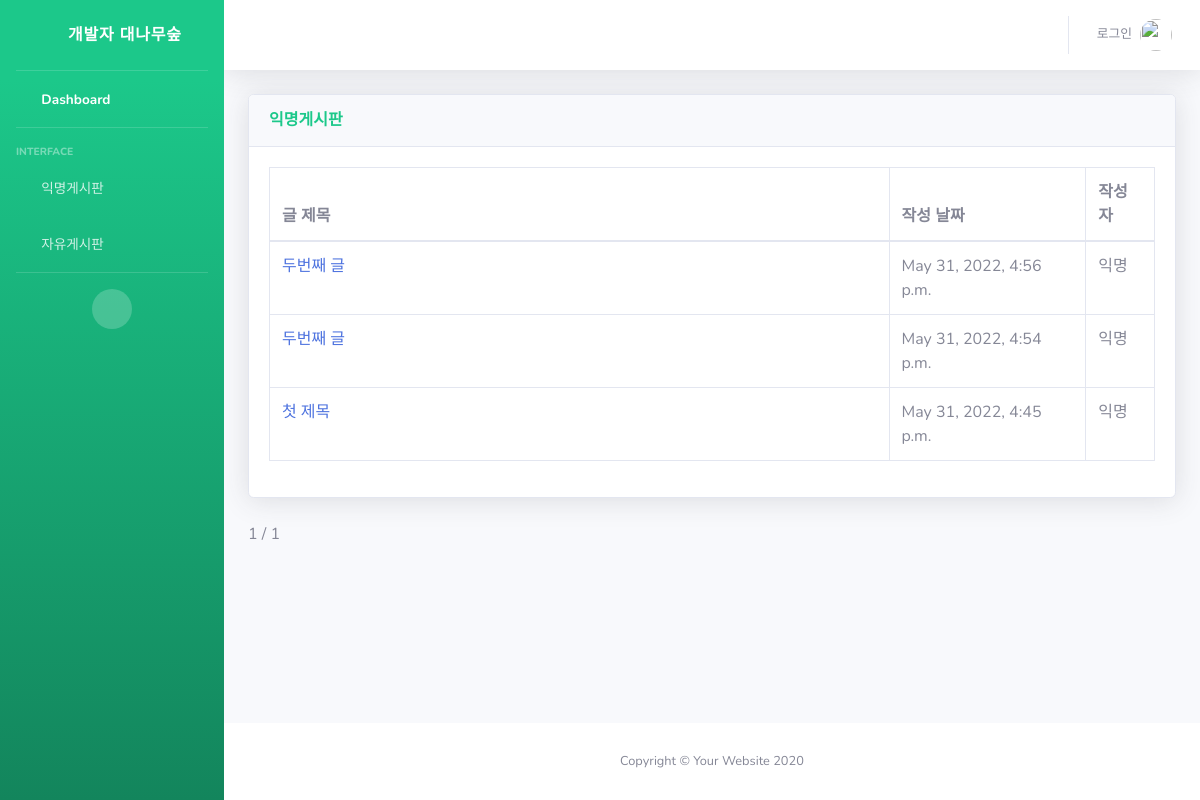
Before: / with the older database file.
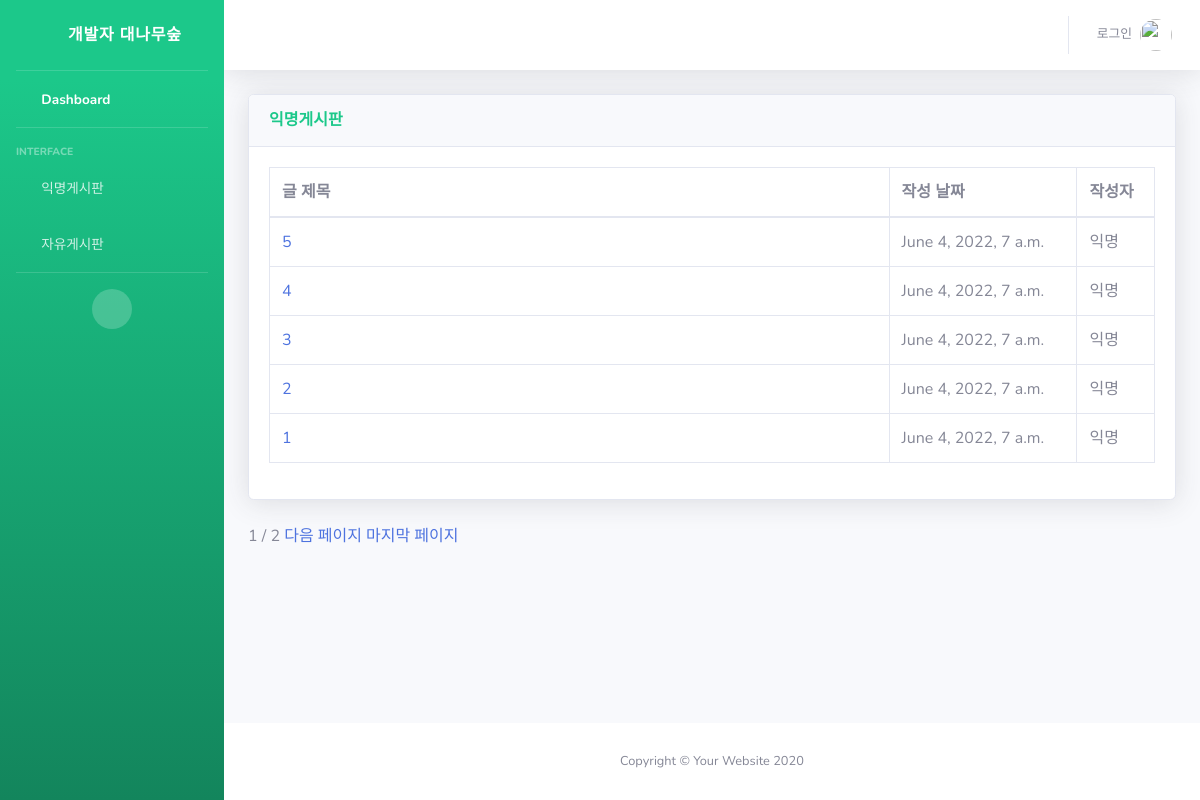
After: the same page with the newer database file.
### snsapp/models.py (models this page shows, shortened)
class Post(models.Model):
    title = models.CharField(max_length=200)
    body = models.TextField()
    date = models.DateTimeField(auto_now_add=True)

### snsapp/views.py (the view)
# urls.py: 2. Add a URL to urlpatterns:  path('', views.home, name='home')
def home(request):
    posts = Post.objects.filter().order_by('-date')
    paginator=Paginator(posts,5)
    pagenum=request.GET.get("page")
    posts = paginator.get_page(pagenum)
    return render(request, 'index.html', {'posts':posts})

### snsapp/templates/index.html (shortened to what this page needs)
{% extends 'base.html' %} {% block content %}
<div class="card shadow mb-4">
  <div class="card-header py-3">
    <h6 class="m-0 font-weight-bold text-success">익명게시판</h6>
  </div>
  <div class="card-body">
    <div class="table-responsive">
      <table
        class="table table-bordered"
        id="dataTable"
        width="100%"
        cellspacing="0"
      >
        <thead>
          <tr>
            <th width="70%">글 제목</th>
            <th>작성 날짜</th>
            <th>작성자</th>
          </tr>
        </thead>
        <tbody>
          {% for post in posts %}
          <tr>
            <td><a href="{% url 'detail' post.id %}">{{ post.title }}</a></td>
            <td>{{ post.date }}</td>
            <td>익명</td>
          </tr>
          {% endfor %}
        </tbody>
      </table>
    </div>
  </div>
</div>
<span>{{posts.number}}</span>
<span>/</span>
<span>{{posts.paginator.num_pages}}</span>
{%if posts.has_next%}
<a href="?page={{posts.next_page_number}}">다음 페이지</a>
<a href="?page={{posts.paginator.num_pages}}">마지막 페이지</a>
{%endif%} {% endblock %}

Changed rows visible on the page:
no longer on this page (row unchanged): Post: title "두번째 글", date "May 31, 2022, 4:56 p.m."
no longer on this page (row unchanged): Post: title "두번째 글", date "May 31, 2022, 4:54 p.m."
no longer on this page (row unchanged): Post: title "첫 제목", date "May 31, 2022, 4:45 p.m."
added Post: title "5", date "June 4, 2022, 7 a.m."
added Post: title "4", date "June 4, 2022, 7 a.m."
added Post: title "3", date "June 4, 2022, 7 a.m."
added Post: title "2", date "June 4, 2022, 7 a.m."
added Post: title "1", date "June 4, 2022, 7 a.m."
Other visible differences:
{{ posts.paginator.num_pages }}: "1" → "2"
text now shown: "다음 페이지 마지막 페이지"
